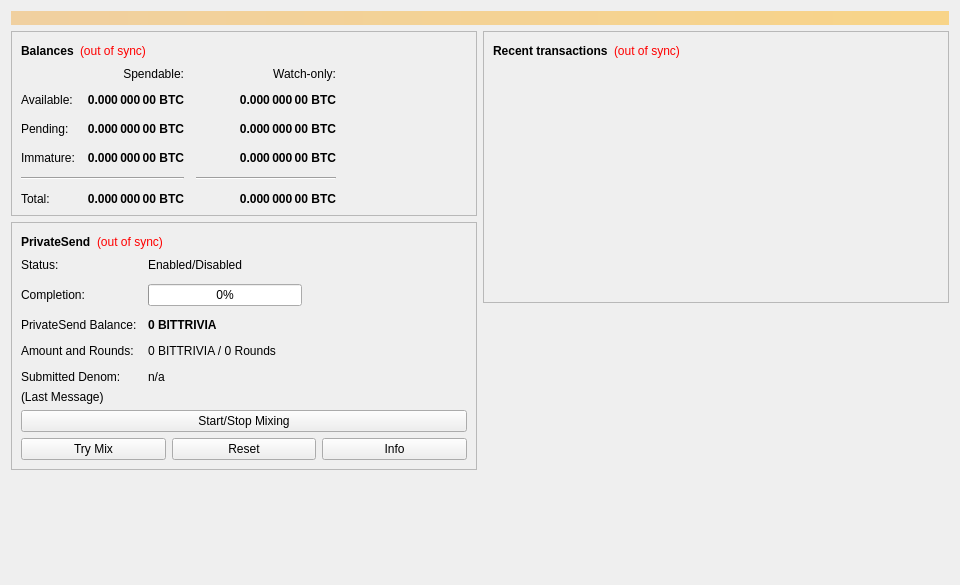
<?xml version="1.0" encoding="UTF-8"?>
<ui version="4.0">
 <class>OverviewPage</class>
 <widget class="QWidget" name="OverviewPage">
  <property name="geometry">
   <rect>
    <x>0</x>
    <y>0</y>
    <width>960</width>
    <height>585</height>
   </rect>
  </property>
  <property name="minimumSize">
   <size>
    <width>960</width>
    <height>0</height>
   </size>
  </property>
  <property name="windowTitle">
   <string>Form</string>
  </property>
  <layout class="QVBoxLayout" name="topLayout">
   <item>
    <widget class="QLabel" name="labelAlerts">
     <property name="visible">
      <bool>false</bool>
     </property>
     <property name="styleSheet">
      <string notr="true">QLabel { background-color: qlineargradient(x1: 0, y1: 0, x2: 1, y2: 0, stop:0 #F0D0A0, stop:1 #F8D488); color:#000000; }</string>
     </property>
     <property name="wordWrap">
      <bool>true</bool>
     </property>
     <property name="margin">
      <number>3</number>
     </property>
     <property name="textInteractionFlags">
      <set>Qt::TextSelectableByMouse</set>
     </property>
    </widget>
   </item>
   <item>
    <layout class="QHBoxLayout" name="horizontalLayout" stretch="1,1">
     <item>
      <layout class="QVBoxLayout" name="verticalLayout_2">
       <item>
        <widget class="QFrame" name="frame">
         <property name="frameShape">
          <enum>QFrame::StyledPanel</enum>
         </property>
         <property name="frameShadow">
          <enum>QFrame::Raised</enum>
         </property>
         <layout class="QVBoxLayout" name="verticalLayout_4">
          <item>
           <layout class="QHBoxLayout" name="horizontalLayout_4">
            <item>
             <widget class="QLabel" name="label_5">
              <property name="font">
               <font>
                <weight>75</weight>
                <bold>true</bold>
               </font>
              </property>
              <property name="text">
               <string>Balances</string>
              </property>
             </widget>
            </item>
            <item>
             <widget class="QLabel" name="labelWalletStatus">
              <property name="toolTip">
               <string>The displayed information may be out of date. Your wallet automatically synchronizes with the BitTrivia network after a connection is established, but this process has not completed yet.</string>
              </property>
              <property name="styleSheet">
               <string notr="true">QLabel { color: red; }</string>
              </property>
              <property name="text">
               <string notr="true">(out of sync)</string>
              </property>
              <property name="alignment">
               <set>Qt::AlignLeading|Qt::AlignLeft|Qt::AlignVCenter</set>
              </property>
             </widget>
            </item>
            <item>
             <spacer name="horizontalSpacer_3">
              <property name="orientation">
               <enum>Qt::Horizontal</enum>
              </property>
              <property name="sizeHint" stdset="0">
               <size>
                <width>40</width>
                <height>20</height>
               </size>
              </property>
             </spacer>
            </item>
           </layout>
          </item>
          <item>
           <layout class="QGridLayout" name="gridLayout">
            <property name="spacing">
             <number>12</number>
            </property>
            <item row="2" column="2">
             <widget class="QLabel" name="labelWatchPending">
              <property name="font">
               <font>
                <weight>75</weight>
                <bold>true</bold>
               </font>
              </property>
              <property name="cursor">
               <cursorShape>IBeamCursor</cursorShape>
              </property>
              <property name="toolTip">
               <string>Unconfirmed transactions to watch-only addresses</string>
              </property>
              <property name="text">
               <string notr="true">0.000 000 00 BTC</string>
              </property>
              <property name="alignment">
               <set>Qt::AlignRight|Qt::AlignTrailing|Qt::AlignVCenter</set>
              </property>
              <property name="textInteractionFlags">
               <set>Qt::LinksAccessibleByMouse|Qt::TextSelectableByKeyboard|Qt::TextSelectableByMouse</set>
              </property>
             </widget>
            </item>
            <item row="2" column="1">
             <widget class="QLabel" name="labelUnconfirmed">
              <property name="font">
               <font>
                <weight>75</weight>
                <bold>true</bold>
               </font>
              </property>
              <property name="cursor">
               <cursorShape>IBeamCursor</cursorShape>
              </property>
              <property name="toolTip">
               <string>Total of transactions that have yet to be confirmed, and do not yet count toward the spendable balance</string>
              </property>
              <property name="text">
               <string notr="true">0.000 000 00 BTC</string>
              </property>
              <property name="alignment">
               <set>Qt::AlignRight|Qt::AlignTrailing|Qt::AlignVCenter</set>
              </property>
              <property name="textInteractionFlags">
               <set>Qt::LinksAccessibleByMouse|Qt::TextSelectableByKeyboard|Qt::TextSelectableByMouse</set>
              </property>
             </widget>
            </item>
            <item row="3" column="2">
             <widget class="QLabel" name="labelWatchImmature">
              <property name="font">
               <font>
                <weight>75</weight>
                <bold>true</bold>
               </font>
              </property>
              <property name="cursor">
               <cursorShape>IBeamCursor</cursorShape>
              </property>
              <property name="toolTip">
               <string>Mined balance in watch-only addresses that has not yet matured</string>
              </property>
              <property name="text">
               <string notr="true">0.000 000 00 BTC</string>
              </property>
              <property name="alignment">
               <set>Qt::AlignRight|Qt::AlignTrailing|Qt::AlignVCenter</set>
              </property>
              <property name="textInteractionFlags">
               <set>Qt::LinksAccessibleByMouse|Qt::TextSelectableByKeyboard|Qt::TextSelectableByMouse</set>
              </property>
             </widget>
            </item>
            <item row="4" column="0" colspan="2">
             <widget class="Line" name="lineSpendableBalance">
              <property name="orientation">
               <enum>Qt::Horizontal</enum>
              </property>
             </widget>
            </item>
            <item row="4" column="2">
             <widget class="Line" name="lineWatchBalance">
              <property name="sizePolicy">
               <sizepolicy hsizetype="Preferred" vsizetype="Fixed">
                <horstretch>0</horstretch>
                <verstretch>0</verstretch>
               </sizepolicy>
              </property>
              <property name="minimumSize">
               <size>
                <width>140</width>
                <height>0</height>
               </size>
              </property>
              <property name="orientation">
               <enum>Qt::Horizontal</enum>
              </property>
             </widget>
            </item>
            <item row="5" column="0">
             <widget class="QLabel" name="labelTotalText">
              <property name="text">
               <string>Total:</string>
              </property>
             </widget>
            </item>
            <item row="3" column="1">
             <widget class="QLabel" name="labelImmature">
              <property name="font">
               <font>
                <weight>75</weight>
                <bold>true</bold>
               </font>
              </property>
              <property name="cursor">
               <cursorShape>IBeamCursor</cursorShape>
              </property>
              <property name="toolTip">
               <string>Mined balance that has not yet matured</string>
              </property>
              <property name="text">
               <string notr="true">0.000 000 00 BTC</string>
              </property>
              <property name="alignment">
               <set>Qt::AlignRight|Qt::AlignTrailing|Qt::AlignVCenter</set>
              </property>
              <property name="textInteractionFlags">
               <set>Qt::LinksAccessibleByMouse|Qt::TextSelectableByKeyboard|Qt::TextSelectableByMouse</set>
              </property>
             </widget>
            </item>
            <item row="2" column="3">
             <spacer name="horizontalSpacer_2">
              <property name="orientation">
               <enum>Qt::Horizontal</enum>
              </property>
              <property name="sizeHint" stdset="0">
               <size>
                <width>40</width>
                <height>20</height>
               </size>
              </property>
             </spacer>
            </item>
            <item row="3" column="0">
             <widget class="QLabel" name="labelImmatureText">
              <property name="text">
               <string>Immature:</string>
              </property>
             </widget>
            </item>
            <item row="5" column="1">
             <widget class="QLabel" name="labelTotal">
              <property name="font">
               <font>
                <weight>75</weight>
                <bold>true</bold>
               </font>
              </property>
              <property name="cursor">
               <cursorShape>IBeamCursor</cursorShape>
              </property>
              <property name="toolTip">
               <string>Your current total balance</string>
              </property>
              <property name="text">
               <string notr="true">0.000 000 00 BTC</string>
              </property>
              <property name="alignment">
               <set>Qt::AlignRight|Qt::AlignTrailing|Qt::AlignVCenter</set>
              </property>
              <property name="textInteractionFlags">
               <set>Qt::LinksAccessibleByMouse|Qt::TextSelectableByKeyboard|Qt::TextSelectableByMouse</set>
              </property>
             </widget>
            </item>
            <item row="5" column="2">
             <widget class="QLabel" name="labelWatchTotal">
              <property name="font">
               <font>
                <weight>75</weight>
                <bold>true</bold>
               </font>
              </property>
              <property name="cursor">
               <cursorShape>IBeamCursor</cursorShape>
              </property>
              <property name="toolTip">
               <string>Current total balance in watch-only addresses</string>
              </property>
              <property name="text">
               <string notr="true">0.000 000 00 BTC</string>
              </property>
              <property name="alignment">
               <set>Qt::AlignRight|Qt::AlignTrailing|Qt::AlignVCenter</set>
              </property>
              <property name="textInteractionFlags">
               <set>Qt::LinksAccessibleByMouse|Qt::TextSelectableByKeyboard|Qt::TextSelectableByMouse</set>
              </property>
             </widget>
            </item>
            <item row="0" column="2">
             <widget class="QLabel" name="labelWatchonly">
              <property name="text">
               <string>Watch-only:</string>
              </property>
              <property name="alignment">
               <set>Qt::AlignRight|Qt::AlignTrailing|Qt::AlignVCenter</set>
              </property>
             </widget>
            </item>
            <item row="1" column="0">
             <widget class="QLabel" name="labelBalanceText">
              <property name="text">
               <string>Available:</string>
              </property>
             </widget>
            </item>
            <item row="1" column="1">
             <widget class="QLabel" name="labelBalance">
              <property name="font">
               <font>
                <weight>75</weight>
                <bold>true</bold>
               </font>
              </property>
              <property name="cursor">
               <cursorShape>IBeamCursor</cursorShape>
              </property>
              <property name="toolTip">
               <string>Your current spendable balance</string>
              </property>
              <property name="text">
               <string notr="true">0.000 000 00 BTC</string>
              </property>
              <property name="alignment">
               <set>Qt::AlignRight|Qt::AlignTrailing|Qt::AlignVCenter</set>
              </property>
              <property name="textInteractionFlags">
               <set>Qt::LinksAccessibleByMouse|Qt::TextSelectableByKeyboard|Qt::TextSelectableByMouse</set>
              </property>
             </widget>
            </item>
            <item row="1" column="2">
             <widget class="QLabel" name="labelWatchAvailable">
              <property name="font">
               <font>
                <weight>75</weight>
                <bold>true</bold>
               </font>
              </property>
              <property name="cursor">
               <cursorShape>IBeamCursor</cursorShape>
              </property>
              <property name="toolTip">
               <string>Your current balance in watch-only addresses</string>
              </property>
              <property name="text">
               <string notr="true">0.000 000 00 BTC</string>
              </property>
              <property name="alignment">
               <set>Qt::AlignRight|Qt::AlignTrailing|Qt::AlignVCenter</set>
              </property>
              <property name="textInteractionFlags">
               <set>Qt::LinksAccessibleByMouse|Qt::TextSelectableByKeyboard|Qt::TextSelectableByMouse</set>
              </property>
             </widget>
            </item>
            <item row="2" column="0">
             <widget class="QLabel" name="labelPendingText">
              <property name="text">
               <string>Pending:</string>
              </property>
             </widget>
            </item>
            <item row="0" column="1">
             <widget class="QLabel" name="labelSpendable">
              <property name="text">
               <string>Spendable:</string>
              </property>
              <property name="alignment">
               <set>Qt::AlignRight|Qt::AlignTrailing|Qt::AlignVCenter</set>
              </property>
             </widget>
            </item>
           </layout>
          </item>
         </layout>
        </widget>
       </item>
       <item>
        <widget class="QFrame" name="framePrivateSend">
         <property name="layoutDirection">
          <enum>Qt::LeftToRight</enum>
         </property>
         <property name="frameShape">
          <enum>QFrame::StyledPanel</enum>
         </property>
         <property name="frameShadow">
          <enum>QFrame::Raised</enum>
         </property>
         <layout class="QVBoxLayout" name="VerticalLayout_PS1">
          <item>
           <layout class="QHBoxLayout" name="horizontalLayout_5">
            <item>
             <widget class="QLabel" name="labelPrivateSendHeader">
              <property name="font">
               <font>
                <weight>75</weight>
                <bold>true</bold>
               </font>
              </property>
              <property name="text">
               <string>PrivateSend</string>
              </property>
             </widget>
            </item>
            <item>
             <widget class="QLabel" name="labelPrivateSendSyncStatus">
              <property name="toolTip">
               <string>The displayed information may be out of date. Your wallet automatically synchronizes with the BitTrivia network after a connection is established, but this process has not completed yet.</string>
              </property>
              <property name="styleSheet">
               <string notr="true">QLabel { color: red; }</string>
              </property>
              <property name="text">
               <string notr="true">(out of sync)</string>
              </property>
              <property name="alignment">
               <set>Qt::AlignLeading|Qt::AlignLeft|Qt::AlignVCenter</set>
              </property>
             </widget>
            </item>
            <item>
             <spacer name="horizontalSpacer_4">
              <property name="orientation">
               <enum>Qt::Horizontal</enum>
              </property>
              <property name="sizeHint" stdset="0">
               <size>
                <width>40</width>
                <height>20</height>
               </size>
              </property>
             </spacer>
            </item>
           </layout>
          </item>
          <item>
           <layout class="QFormLayout" name="privateSendFormLayout">
            <property name="fieldGrowthPolicy">
             <enum>QFormLayout::AllNonFixedFieldsGrow</enum>
            </property>
            <property name="horizontalSpacing">
             <number>11</number>
            </property>
            <property name="verticalSpacing">
             <number>12</number>
            </property>
            <item row="0" column="0">
             <widget class="QLabel" name="labelPrivateSendEnabledText">
              <property name="text">
               <string>Status:</string>
              </property>
             </widget>
            </item>
            <item row="0" column="1">
             <widget class="QLabel" name="labelPrivateSendEnabled">
              <property name="text">
               <string>Enabled/Disabled</string>
              </property>
             </widget>
            </item>
            <item row="1" column="0">
             <widget class="QLabel" name="labelCompletitionText">
              <property name="text">
               <string>Completion:</string>
              </property>
             </widget>
            </item>
            <item row="1" column="1">
             <widget class="QProgressBar" name="privateSendProgress">
              <property name="maximumSize">
               <size>
                <width>154</width>
                <height>16777215</height>
               </size>
              </property>
              <property name="value">
               <number>0</number>
              </property>
             </widget>
            </item>
            <item row="2" column="0">
             <widget class="QLabel" name="labelAnonymizedText">
              <property name="text">
               <string>PrivateSend Balance:</string>
              </property>
             </widget>
            </item>
            <item row="2" column="1">
             <widget class="QLabel" name="labelAnonymized">
              <property name="font">
               <font>
                <weight>75</weight>
                <bold>true</bold>
               </font>
              </property>
              <property name="text">
               <string notr="true">0 BITTRIVIA</string>
              </property>
             </widget>
            </item>
            <item row="3" column="0">
             <widget class="QLabel" name="labelAmountAndRoundsText">
              <property name="text">
               <string>Amount and Rounds:</string>
              </property>
             </widget>
            </item>
            <item row="3" column="1">
             <widget class="QLabel" name="labelAmountRounds">
              <property name="text">
               <string>0 BITTRIVIA / 0 Rounds</string>
              </property>
             </widget>
            </item>
            <item row="4" column="0">
             <widget class="QLabel" name="labelSubmittedDenomText">
              <property name="text">
               <string>Submitted Denom:</string>
              </property>
             </widget>
            </item>
            <item row="4" column="1">
             <widget class="QLabel" name="labelSubmittedDenom">
              <property name="toolTip">
               <string>The denominations you submitted to the Masternode.&lt;br&gt;To mix, other users must submit the exact same denominations.</string>
              </property>
              <property name="text">
               <string>n/a</string>
              </property>
             </widget>
            </item>
           </layout>
          </item>
          <item>
           <layout class="QVBoxLayout" name="VerticalLayout_PS">
            <item>
             <widget class="QLabel" name="labelPrivateSendLastMessage">
              <property name="text">
               <string>(Last Message)</string>
              </property>
              <property name="alignment">
               <set>Qt::AlignLeading|Qt::AlignLeft|Qt::AlignTop</set>
              </property>
              <property name="wordWrap">
               <bool>true</bool>
              </property>
             </widget>
            </item>
            <item>
             <widget class="QPushButton" name="togglePrivateSend">
              <property name="sizePolicy">
               <sizepolicy hsizetype="MinimumExpanding" vsizetype="Fixed">
                <horstretch>0</horstretch>
                <verstretch>0</verstretch>
               </sizepolicy>
              </property>
              <property name="text">
               <string>Start/Stop Mixing</string>
              </property>
             </widget>
            </item>
            <item>
             <layout class="QHBoxLayout" name="horizontalLayout_debugbuttons">
              <item>
               <widget class="QPushButton" name="privateSendAuto">
                <property name="sizePolicy">
                 <sizepolicy hsizetype="MinimumExpanding" vsizetype="Fixed">
                  <horstretch>0</horstretch>
                  <verstretch>0</verstretch>
                 </sizepolicy>
                </property>
                <property name="toolTip">
                 <string>Try to manually submit a PrivateSend request.</string>
                </property>
                <property name="text">
                 <string>Try Mix</string>
                </property>
               </widget>
              </item>
              <item>
               <widget class="QPushButton" name="privateSendReset">
                <property name="sizePolicy">
                 <sizepolicy hsizetype="MinimumExpanding" vsizetype="Fixed">
                  <horstretch>0</horstretch>
                  <verstretch>0</verstretch>
                 </sizepolicy>
                </property>
                <property name="toolTip">
                 <string>Reset the current status of PrivateSend (can interrupt PrivateSend if it's in the process of Mixing, which can cost you money!)</string>
                </property>
                <property name="autoFillBackground">
                 <bool>false</bool>
                </property>
                <property name="text">
                 <string>Reset</string>
                </property>
               </widget>
              </item>
              <item>
               <widget class="QPushButton" name="privateSendInfo">
                <property name="sizePolicy">
                 <sizepolicy hsizetype="MinimumExpanding" vsizetype="Fixed">
                  <horstretch>0</horstretch>
                  <verstretch>0</verstretch>
                 </sizepolicy>
                </property>
                <property name="toolTip">
                 <string>Information about PrivateSend and Mixing</string>
                </property>
                <property name="text">
                 <string>Info</string>
                </property>
               </widget>
              </item>
             </layout>
            </item>
           </layout>
          </item>
         </layout>
        </widget>
       </item>
       <item>
        <spacer name="verticalSpacer">
         <property name="orientation">
          <enum>Qt::Vertical</enum>
         </property>
         <property name="sizeHint" stdset="0">
          <size>
           <width>20</width>
           <height>40</height>
          </size>
         </property>
        </spacer>
       </item>
      </layout>
     </item>
     <item>
      <layout class="QVBoxLayout" name="verticalLayout_3">
       <item>
        <widget class="QFrame" name="frame_2">
         <property name="frameShape">
          <enum>QFrame::StyledPanel</enum>
         </property>
         <property name="frameShadow">
          <enum>QFrame::Raised</enum>
         </property>
         <layout class="QVBoxLayout" name="verticalLayout">
          <item>
           <layout class="QHBoxLayout" name="horizontalLayout_2">
            <item>
             <widget class="QLabel" name="label_4">
              <property name="font">
               <font>
                <weight>75</weight>
                <bold>true</bold>
               </font>
              </property>
              <property name="text">
               <string>Recent transactions</string>
              </property>
             </widget>
            </item>
            <item>
             <widget class="QLabel" name="labelTransactionsStatus">
              <property name="toolTip">
               <string>The displayed information may be out of date. Your wallet automatically synchronizes with the BitTrivia network after a connection is established, but this process has not completed yet.</string>
              </property>
              <property name="styleSheet">
               <string notr="true">QLabel { color: red; }</string>
              </property>
              <property name="text">
               <string notr="true">(out of sync)</string>
              </property>
              <property name="alignment">
               <set>Qt::AlignLeading|Qt::AlignLeft|Qt::AlignVCenter</set>
              </property>
             </widget>
            </item>
            <item>
             <spacer name="horizontalSpacer">
              <property name="orientation">
               <enum>Qt::Horizontal</enum>
              </property>
              <property name="sizeHint" stdset="0">
               <size>
                <width>40</width>
                <height>20</height>
               </size>
              </property>
             </spacer>
            </item>
           </layout>
          </item>
          <item>
           <widget class="QListView" name="listTransactions">
            <property name="styleSheet">
             <string notr="true">QListView { background: transparent; }</string>
            </property>
            <property name="frameShape">
             <enum>QFrame::NoFrame</enum>
            </property>
            <property name="verticalScrollBarPolicy">
             <enum>Qt::ScrollBarAlwaysOff</enum>
            </property>
            <property name="horizontalScrollBarPolicy">
             <enum>Qt::ScrollBarAlwaysOff</enum>
            </property>
            <property name="selectionMode">
             <enum>QAbstractItemView::NoSelection</enum>
            </property>
           </widget>
          </item>
         </layout>
        </widget>
       </item>
       <item>
        <spacer name="verticalSpacer_2">
         <property name="orientation">
          <enum>Qt::Vertical</enum>
         </property>
         <property name="sizeHint" stdset="0">
          <size>
           <width>20</width>
           <height>40</height>
          </size>
         </property>
        </spacer>
       </item>
      </layout>
     </item>
    </layout>
   </item>
  </layout>
 </widget>
 <resources/>
 <connections/>
</ui>
